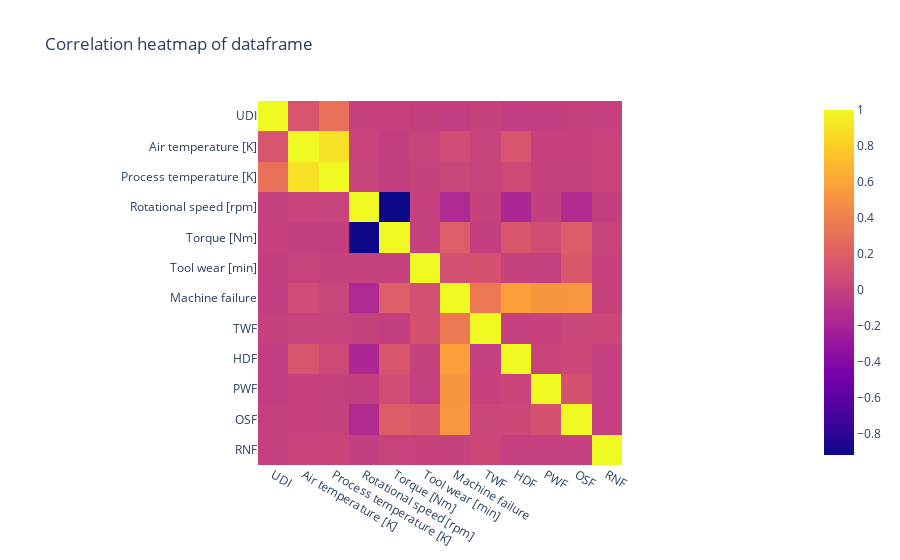

The notebook cell saved with this chart:
### Code cell
import plotly.express as px
px.imshow(df.corr(), title="Correlation heatmap of dataframe")

### Figure 1 — Plotly figure (JSON) as saved in the notebook; plotly's stock layout.template omitted (floating-point values rounded to 4 significant figures; data arrays with more than 128 entries replaced by an {"elided": "..."} marker saying what was removed)
{"data": [{"coloraxis": "coloraxis", "hovertemplate": "x: %{x}<br>y: %{y}<br>color: %{z}<extra></extra>", "name": "0", "type": "heatmap", "x": ["UDI", "Air temperature [K]", "Process temperature [K]", "Rotational speed [rpm]", "Torque [Nm]", "Tool wear [min]", "Machine failure", "TWF", "HDF", "PWF", "OSF", "RNF"], "xaxis": "x", "y": ["UDI", "Air temperature [K]", "Process temperature [K]", "Rotational speed [rpm]", "Torque [Nm]", "Tool wear [min]", "Machine failure", "TWF", "HDF", "PWF", "OSF", "RNF"], "yaxis": "y", "z": {"elided": "12x12 float values"}}], "layout": {"coloraxis": {"colorscale": [[0, "#0d0887"], [0.1111, "#46039f"], [0.2222, "#7201a8"], [0.3333, "#9c179e"], [0.4444, "#bd3786"], [0.5556, "#d8576b"], [0.6667, "#ed7953"], [0.7778, "#fb9f3a"], [0.8889, "#fdca26"], [1, "#f0f921"]]}, "title": {"text": "Correlation heatmap of dataframe"}, "xaxis": {"anchor": "y", "constrain": "domain", "domain": [0, 1], "scaleanchor": "y"}, "yaxis": {"anchor": "x", "autorange": "reversed", "constrain": "domain", "domain": [0, 1]}}}
